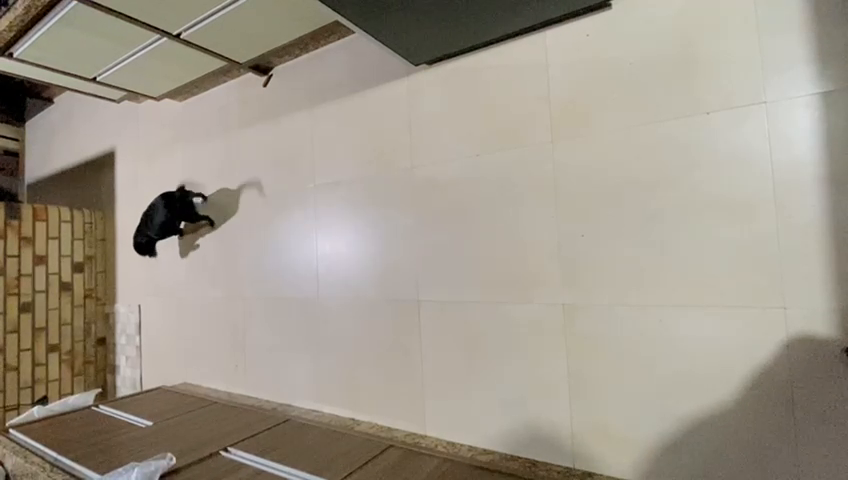
#> input picture frame 44 of PIM/tarefa3/3C/video/cachorro.mp4, 848 x 480 px
$ python saveFramesGray.py
#> lines starting #> are read from the running program, lines starting #| are printed output that depends on the picture
import cv2

vidcap = cv2.VideoCapture('video/cachorro.mp4')
success, image = vidcap.read()
#> image is the input picture: shape (480, 848, 3); mean B, G, R 139.1, 152.1, 159.9
count = 0
while success:
    gray_image = cv2.cvtColor(image, cv2.COLOR_BGR2GRAY)  # Convertendo para escala de cinza
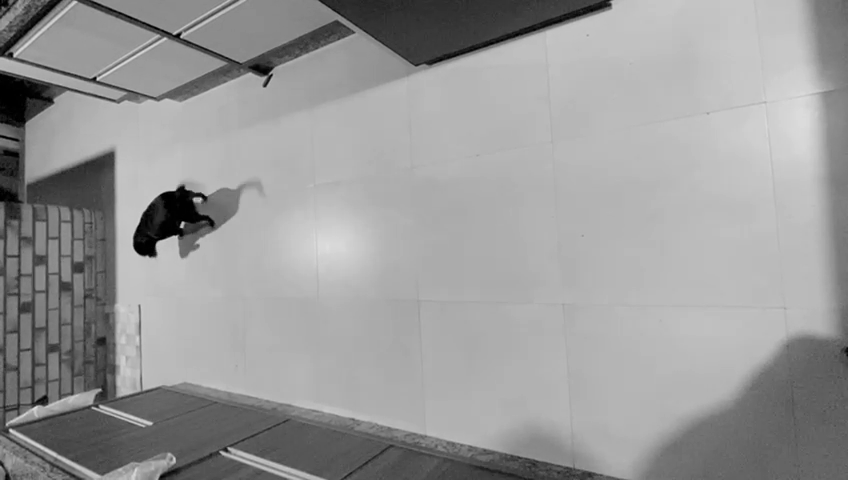
#> gray_image: shape (480, 848); min 0, max 223, mean 152.9
    cv2.imwrite('frames2/frame%d.jpg' % count, gray_image)
    success, image = vidcap.read()
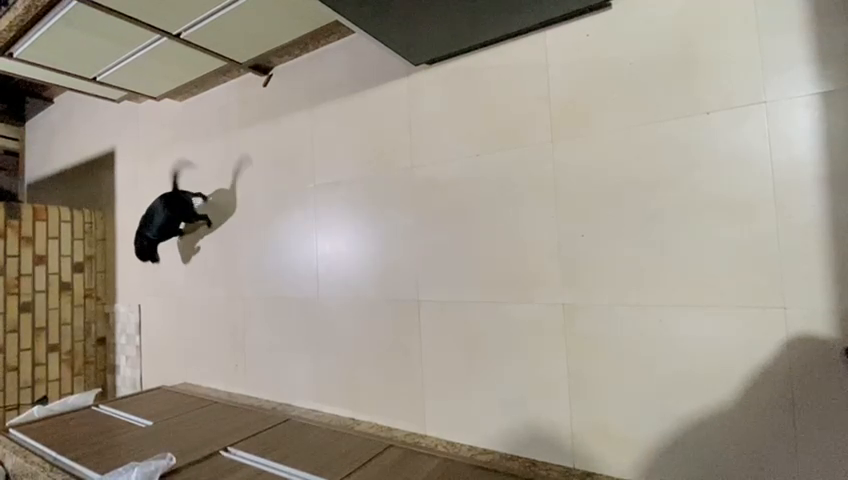
#> input picture frame 45 of PIM/tarefa3/3C/video/cachorro.mp4, 848 x 480 px
#> image is the input picture: shape (480, 848, 3); mean B, G, R 139, 152, 159.8
    print('Read a new frame: ', success)
#| Read a new frame:  True
    count += 1

$ run again, starting later in the video
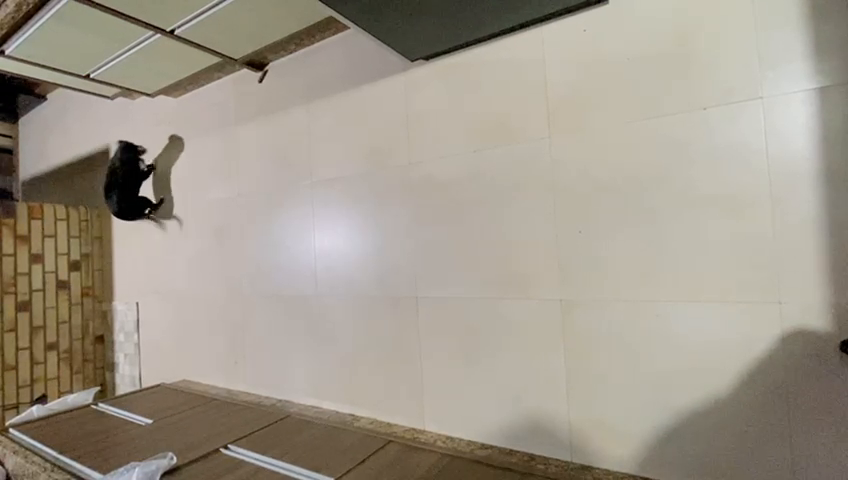
#> input picture frame 200 of PIM/tarefa3/3C/video/cachorro.mp4, 848 x 480 px
#> image is the input picture: shape (480, 848, 3); mean B, G, R 139.7, 152.7, 160.6
#> `gray_image = cv2.cvtColor(image, cv2.COLOR_BGR2GRAY)`:
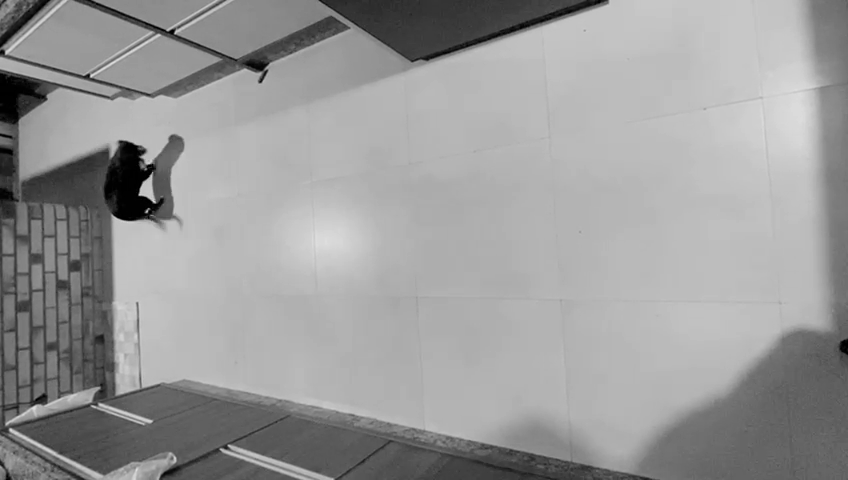
#> gray_image: shape (480, 848); min 0, max 222, mean 153.6
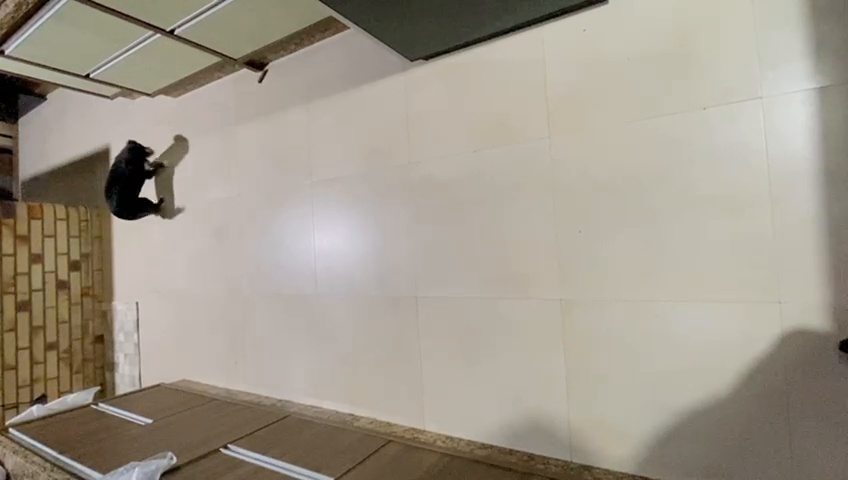
#> input picture frame 201 of PIM/tarefa3/3C/video/cachorro.mp4, 848 x 480 px
#> image is the input picture: shape (480, 848, 3); mean B, G, R 139.8, 152.7, 160.7
#| Read a new frame:  True

$ run again, starting later in the video
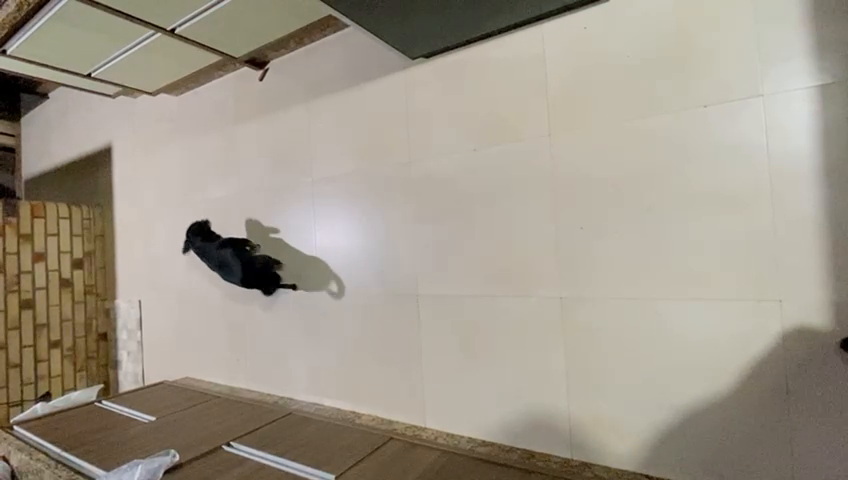
#> input picture frame 356 of PIM/tarefa3/3C/video/cachorro.mp4, 848 x 480 px
#> image is the input picture: shape (480, 848, 3); mean B, G, R 139.4, 152.7, 160.8
#> `gray_image = cv2.cvtColor(image, cv2.COLOR_BGR2GRAY)`:
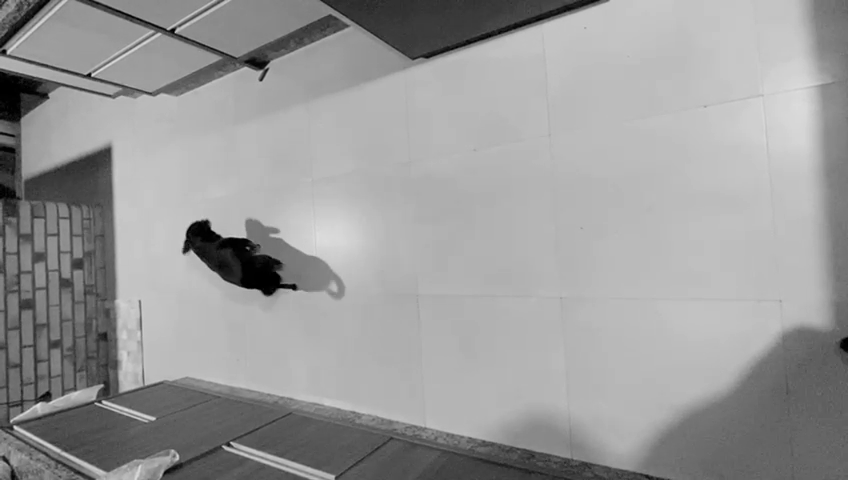
#> gray_image: shape (480, 848); min 0, max 222, mean 153.6
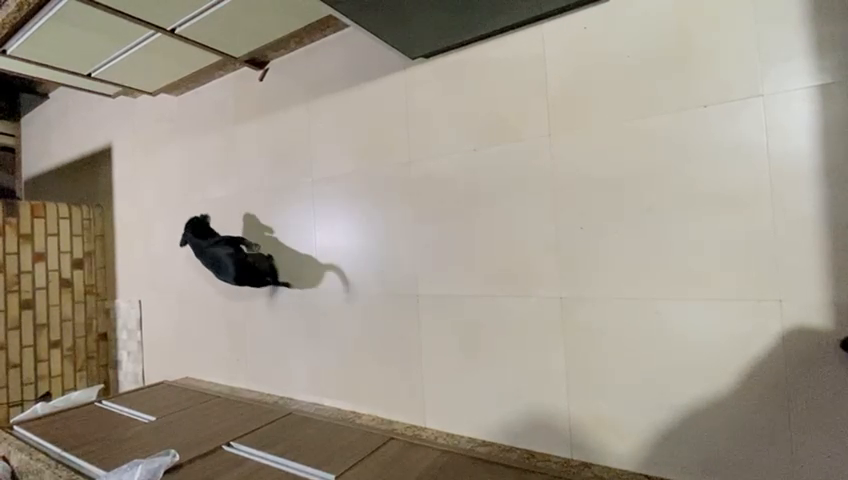
#> input picture frame 357 of PIM/tarefa3/3C/video/cachorro.mp4, 848 x 480 px
#> image is the input picture: shape (480, 848, 3); mean B, G, R 139.4, 152.7, 160.7
#| Read a new frame:  True
